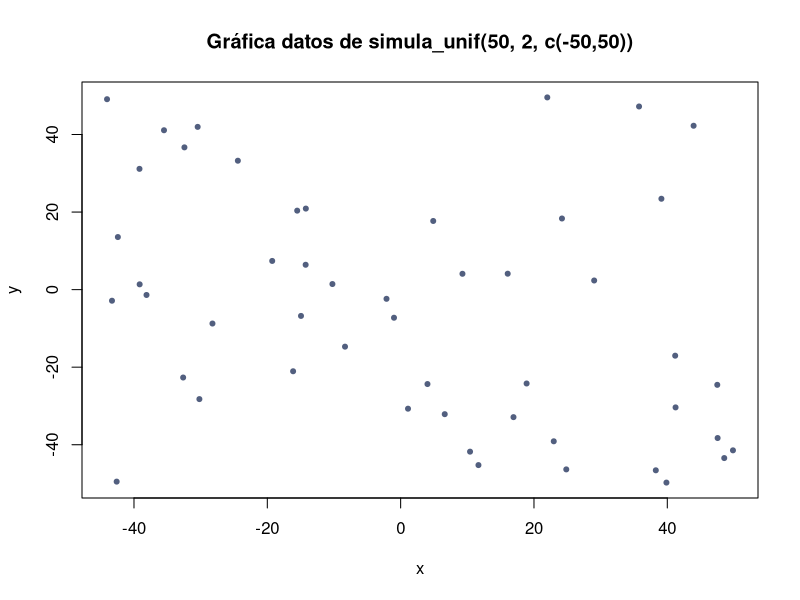
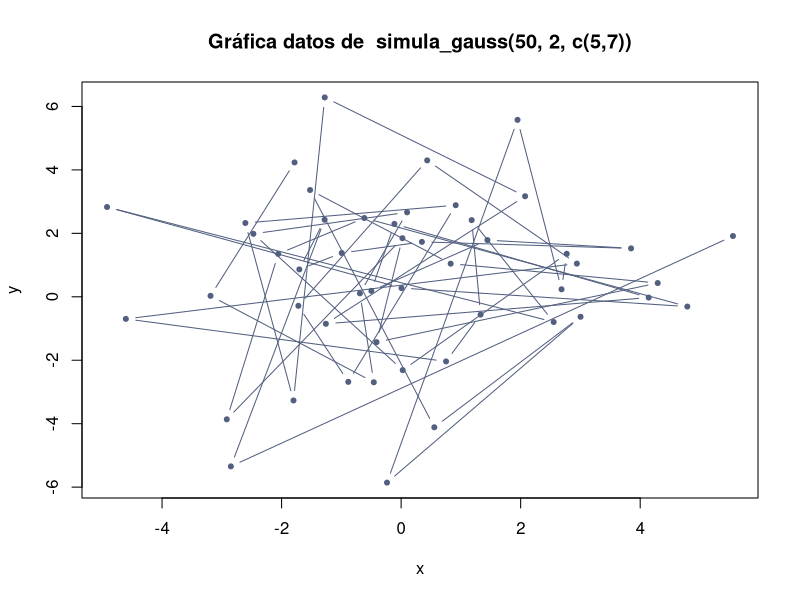
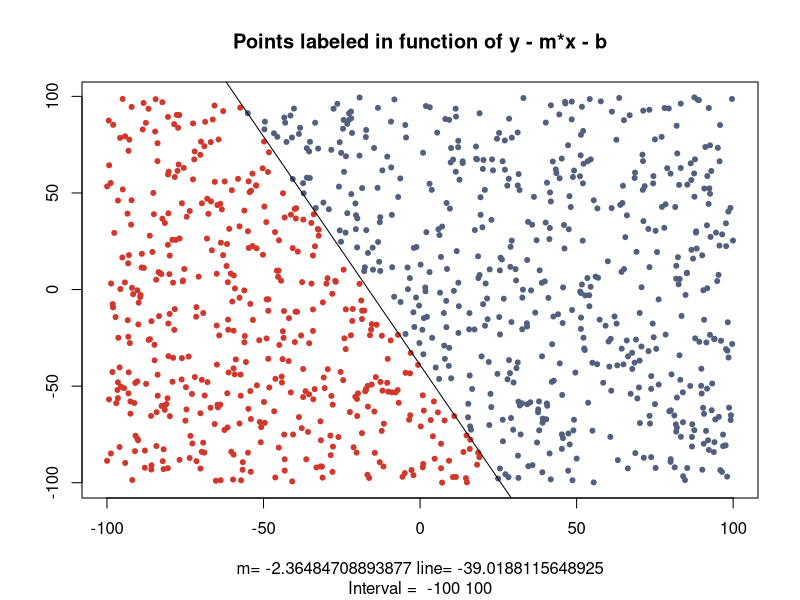
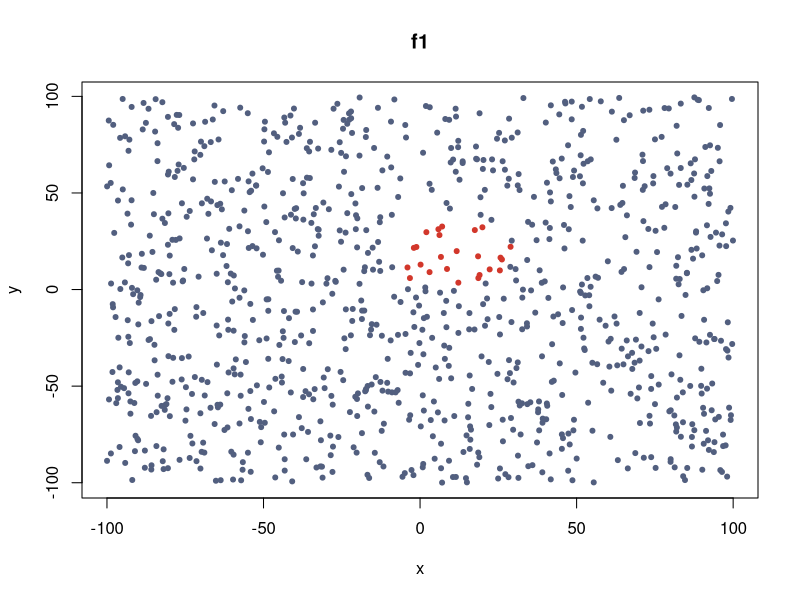
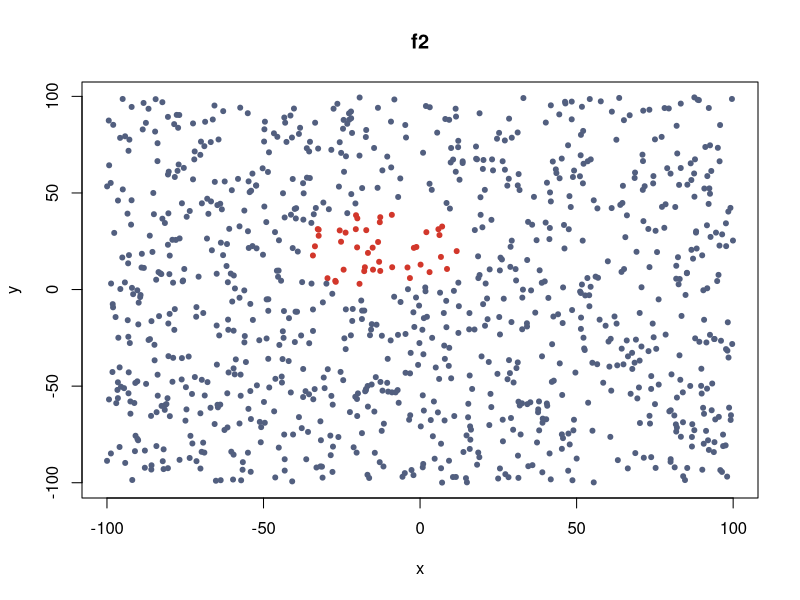
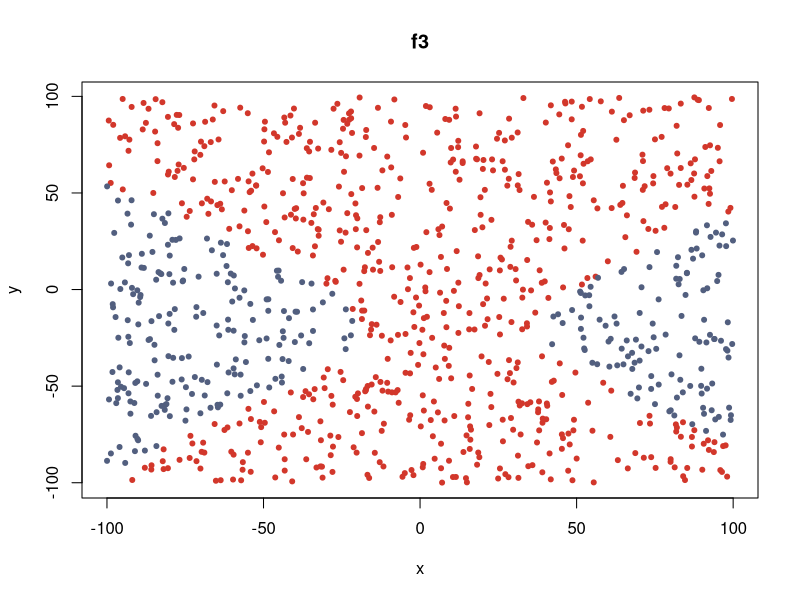
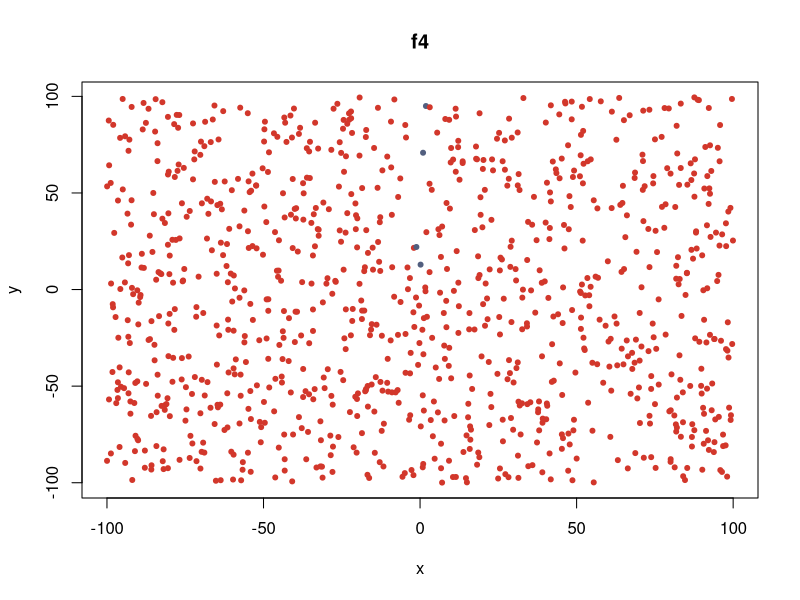
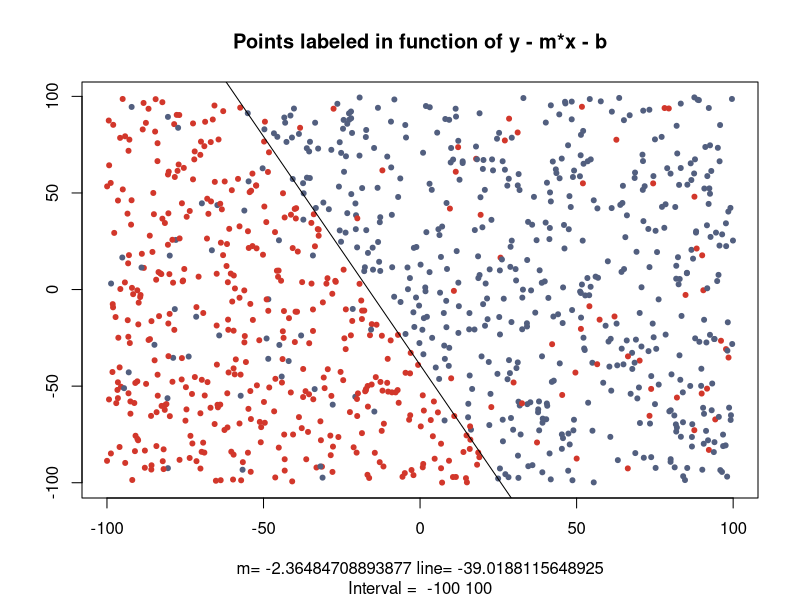

Write R code to recreate these figures, in order.
## ---- chunk 1
knitr::opts_chunk$set(echo = TRUE)
set.seed(1000000007)
## ---- chunk 2
myPlot = function(data, labels = NULL, myMain = NULL, pch = 20, xlab = "x", ylab = "y", ...) {
  # Wrapper function for plotting
  #
  # Args:
  #   Data: A data structure containing the data in the form x,y
  #   labels: Labels to color the data points
  #   rest of params: Graphical params to plot
  if (length(labels) != 0) {
    labels[labels == 1] = "#525F7F"
    labels[labels == -1] = "#D2372B"
  } else {
    labels = "#525F7F"
  }
  
  if (is.null(dim(labels))) {
    plot(data, col = labels, pch = pch, xlab = xlab, ylab = ylab, ...)
  } else {
    for (i in seq(1, dim(labels)[2])) {
      plot(data, col = unlist(labels[i]), main = myMain[i], pch = pch, xlab = xlab, ylab = ylab, ...)
    }
  }
}
## ---- chunk 3
simula_unif <- function(N, dimen = 1, rango = c(0:1)) {
  # Generate a list of vectors populated with uniform distributed random numbers
  #
  # Args:
  #   N: Length of the list
  #   dimen: The dimension of each vector in the list
  #   rango: Range to use generating the numbers
  #
  # Returns:
  #   A list of vectors populated randomly
  array(runif(dimen*N, rango[1], rango[2]), dim = c(N, dimen))
}

simula_unif(10, 5, c(10,100))
simula_unif(10, 2)
simula_unif(10)
## ---- chunk 4
simula_gauss <- function(N, dimen = 1, sig = 1){
  # Generate a list of vectors populated using the normal (Gaussian) distribution
  #
  # Args:
  #   N: Length of the list
  #   dimen: The dimension of each vector in the list
  #   sigma: Vector of Standard deviations
  #
  # Returns:
  #   A list of vectors populated randomly
  array(rnorm(dimen*N, sd = sqrt(sig)), dim = c(N, dimen))
}

simula_gauss(10, 5, c(1,2))
## ---- chunk 5
datos = simula_unif(50, 2, c(-50,50)); datos
myPlot(datos, main="Gráfica datos de simula_unif(50, 2, c(-50,50))")
## ---- chunk 6
datos = simula_gauss(50, 2, c(5,7)); datos
myPlot(datos, main="Gráfica datos de  simula_gauss(50, 2, c(5,7))", type = "b")
## ---- chunk 7

simula_recta <- function(interval = c(-50, 50)){
  # Computes the slope and intercept values of two points in the given interval
  #
  # Args:
  #   interval: Interval from which to pick to random points
  #
  # Returns:
  #   A vector [m, l, p1, p2] where:
  #     - m is the slope 
  #     - l is the intercept
  #     - p1, p2, are the points randomly selected
  thePoints  = simula_unif(2, 2, interval)
  ## Compute the slope
  m = (thePoints[1,1] - thePoints[2,2]) / (thePoints[1,1] - thePoints[2,1])
  
  # Compute y − y1 = m(x − x1)
  line = m * (thePoints[1,1] - thePoints[2,1]) + thePoints[2,2]
  
  c(m, line, thePoints)
}

interval = c(-50, 50);
x = simula_unif(5000, 2, interval);

result = simula_recta(interval)
m = result[1]; m
line = result[2]; line
data = array(result[3:6], c(2,2)); data
## ---- chunk 8
interval = c(-100, 100)
# Generate a set of points
x = simula_unif(1000, 2, interval)

fsign <- function(x, y, m, b){
  # Function to label a 2D Point
  y - m*x - b
}

straight = simula_recta(interval)
m = straight[1]
line = straight[2]

# Apply fsign to each point of the set, each x,y will be passed to fsign
result = mapply(fsign, x[,1], x[,2], m = m, b = line)
# Label the result with -1/1
result = ifelse(result >= 0, 1, -1)

# Create a data frame to store the result
datafsign = data.frame(x = x[,1], y = x[,2], result = result)

# Draw the result
myPlot(datafsign[1:2], datafsign$result,
       main = "Points labeled in function of y - m*x - b",
       xlab = paste(c("m=", m, "line=", line), collapse = " "),
       sub = paste(c("Interval = ", interval), collapse = " "),
       ylab = "")
abline(line,m)
## ---- chunk 9
# Define the functions
f1 <- function(x, y) {
  (x - 10) ^ 2 + (y - 20) ^ 2 - 400
}
f2 <- function(x, y){
  0.5 * (x + 10)^2 + (y - 20)^2 - 400
}
f3 <- function(x, y){
  0.5 * (x - 10)^2 - (y + 20)^2 - 400
}
f4 <- function(x, y){
  y - 20*x^2 - 5*x + 3
}

# Generate a vector of functions
multi.fun <- function(x, y) {
      c(f1 = f1(x, y), f2 = f2(x, y), f3 = f3(x, y), f4 = f4(x, y))
}

# Apply the functions
result = mapply(multi.fun, x[,1], x[,2])

# Label the results
result = ifelse(result >= 0, 1, -1)

# Create a data frame to store the result
datafunctions = data.frame(x = x[,1], y = x[,2], 
                  f1 = result[1,], f2 = result[2,], f3 = result[3,], f4 = result[4,])

# Draw the result

myPlot(datafunctions[1:2], datafunctions[3:6], c("f1", "f2", "f3", "f4"))
## ---- chunk 10
getPercentageOfData <- function(x, condition = 1, percentage = .1){
  # Get the percentage of samples that meet condition
  #
  # Args:
  #   x: A vector containing the data
  #   condition: Condition that the data need to satisfy
  #   percentaje: What percentage of samples to get
  #
  # Returns:
  #   Indexes of the percentage of the samples that meet the condition
  meetCondition = which(x == condition)
  sample(meetCondition, length(meetCondition) * percentage)
}

# Get a 10% of samples labeled with a 1
indexPositive = getPercentageOfData(datafsign$result)
noisyDatafSign = datafsign
noisyDatafSign$result[indexPositive] = -1

indexNegative = getPercentageOfData(datafsign$result, -1)
noisyDatafSign$result[indexNegative] = 1

# Draw the result
myPlot(noisyDatafSign[1:2], noisyDatafSign$result,
       main = "Points labeled in function of y - m*x - b",
       xlab = paste(c("m=", m, "line=", line), collapse = " "),
       sub = paste(c("Interval = ", interval), collapse = " "),
       ylab = "")
abline(line,m)
## ---- chunk 11
# Get a 10% of samples labeled with a 1 in all 4 functions
indexPositive = lapply(datafunctions[3:6], getPercentageOfData)
noisyDataFunctions = datafunctions
# Change 1 by -1
noisyDataFunctions$f1[indexPositive$f1] = -1
noisyDataFunctions$f2[indexPositive$f2] = -1
noisyDataFunctions$f3[indexPositive$f3] = -1
noisyDataFunctions$f4[indexPositive$f4] = -1

# Get a 10% of samples labeled with a 1 in all 4 functions
indexNegative = lapply(datafunctions[3:6], getPercentageOfData, condition = -1)
# Change -1 by 1
noisyDataFunctions$f1[indexNegative$f1] = 1
noisyDataFunctions$f2[indexNegative$f2] = 1
noisyDataFunctions$f3[indexNegative$f3] = 1
noisyDataFunctions$f4[indexNegative$f4] = 1

# Draw the result
# par(mfrow = c(2,2))
myPlot(noisyDataFunctions[1:2], noisyDataFunctions[3:6], c("f1", "f2", "f3", "f4"))
## ---- chunk 12
ajusta_PLA = function(data,
                      label,
                      max_iter = 1000,
                      vini = matrix(0, 1, 3)) {
  # Get the weight to learn from the data passed as parameter
  # using the 2D Perceptron algorithm
  #
  # Args:
  #   data: A matrix with the data (xn, yn)
  #   label: The labels for the data passed in
  #   max_iter: How much iter to find a solution
  #   vini: Initial weights
  #
  # Returns:
  #   The weights learned to adjust the data set and how many iterations it did in a data frame.
  #   If the PLA did not converged in within max_iter, the currents weights are returned and the iterations
  #   are set to -1
  
  get.sign <- function(values){
    # Return the sign for the values
    #
    # Args:
    #   values: The values to get the sign of.
    #
    # Returns:
    #   The sign of the values
    return(ifelse(values > 0, 1, -1))
  }
  
  add_boundary <- function(w, color = 'red') {
    # Plot decision boundary defined by
    # a parameter vector w

# As your decision function is simply sgn(w1*x+w2*y+w3) then the decision boundary equation is a line with canonical form w1*x + w2*y + w3 = 0.
# 
# |w3|/||w|| is the distance from the origin, w3 itself does not have a good geometrical interpretation (as long as w is not unit-length).
# 
# In order to plot line with such equation you can simply draw a line through (0,-w3/w2) and (-w3/w1,0) (assuming that both w1 and w2 are non-zero)
    
    w <- as.numeric(w)
    
    b = w[1]
    w1 = w[2]
    w2 = w[3]
    
    slope = -(w1 / w2)
    intercept = -(b / w2)
    
    
    abline(a = intercept, b = slope, col = color)
  }
  
  converged = F
  
  # Add x0
  data <- cbind(rep(1, nrow(data)), data)
  # Convert weights as matrix
  as.matrix(vini)
  
  # Begin the perceptron
  nIters = 0
  
  
  while (!converged && nIters <= max_iter) {
    # while there are mis-classifications
    
    nIters <- nIters + 1
    
    # Calculate h(x) with the weight vector vini and the data input data
    h.function <- get.sign(vini %*% t(data))
    
    # Calculate the misclassified mask
    misclassified.subseting <- h.function != label
    
    if (all(misclassified.subseting == F)) {
      converged = T
    } else {
      # Update the weight vector for a point randomly selected
      
      # Get the misclassified points out
      misclassified.points <- data[misclassified.subseting, , drop = F]
      misclassified.points.labels <- label[misclassified.subseting]
      
      # Get one of them
      misclassified.point.index <- sample(dim(misclassified.points)[1], 1)
      misclassified.point <- misclassified.points[misclassified.point.index,, drop = F]
      misclassified.point.label <- misclassified.points.labels[misclassified.point.index]
      
      # update the weights
      vini <- vini + 0.4 %*% misclassified.point.label %*% misclassified.point
    }
  }
  
  if (!converged){
    nIters = -1
  }
  
  data.frame(vini = vini, iter = nIters)
}

Label.Data <- function(p){
  # Returns the corresponding label to the data, giving +1/-1 depending on which side
  # of the line the point lies
  #
  # Args:
  #   p: The points to label
  #
  # Returns:
  #   The labels (+1/-1) for the data
  
  # Initialize a random plane to separate the -1, +1
  line <- matrix(runif(4, -1, 1), 2, 2)
  line[1,2] <- -1
  line[2,2] <- +1
  
  # Given two points, determine if a point from the data set lies on the -1 side or the 1 side.
  # The points are A, B, the query points (X,Y)
  # The equation is (Bx - Ax) * (Y - Ay) - (By - Ay) * (X - Ax)
  values <- (line[2,1] - line[1,1]) * (p[,2] - line[1,2]) -
    (line[2,2] - line[1,2]) * (p[,1] - line[1,1])
  
  return(ifelse(values > 0, 1, -1))
}

add_boundary <- function(w, color = 'red') {
  # Plot decision boundary defined by
  # a parameter vector w
  
  w <- as.numeric(w)
  
  b = w[1]
  w1 = w[2]
  w2 = w[3]
  
  slope = -(w1 / w2)
  intercept = -(b / w2)
  
  
  abline(a = intercept, b = slope, col = color)
}

# Initialize N random points, and Y
N <- 100
X <- matrix(runif(N*2, -1, 1), N, 2)
Y <- Label.Data(X)

# Run perceptron algorithm
W <- ajusta_PLA(X, Y)

iter = W[4]
W = as.double(W[-4])

if (iter != -1) {
  ## PLA converged
  
  # Plot the points according to its actual class
  myPlot(X, Y, main = paste("Perceptron training against N = ", N))
  
  # Plot the learned boundary
  add_boundary(W)
  
  iter
  
  # legend(0, -1, c("Exact", "Learned"), lty=c(1,1), lwd=c(2.5,2.5),col=c("green","red"))
} else {
  cat("PLA did not converge")
}
## ---- chunk 13

perceptronData = as.matrix(datafsign[1:2])
y <- Label.Data(perceptronData)

pla10TimesWithViniZero = replicate(10, {
  plaResult = ajusta_PLA(
    data = perceptronData,
    label = y)
  
  plaResult[4]
})

pla10TimesWithViniAtRandom = replicate(10, {
  weights = matrix(runif(3), 1,3)
  
  plaResult = ajusta_PLA(
    data = perceptronData,
    label = y,
    vini = weights)
  
  plaResult[4]
})


print(paste("The mean iterations of execute PLA 10 times with a vini of 0 is ", mean(as.numeric(pla10TimesWithViniZero))))
print(paste("The mean iterations of execute PLA 10 times with a vini of 0 is ", mean(as.numeric(pla10TimesWithViniAtRandom))))

## ---- chunk 14

## ---- chunk 15
# library(knitr)
# purl("P1.Rmd")
